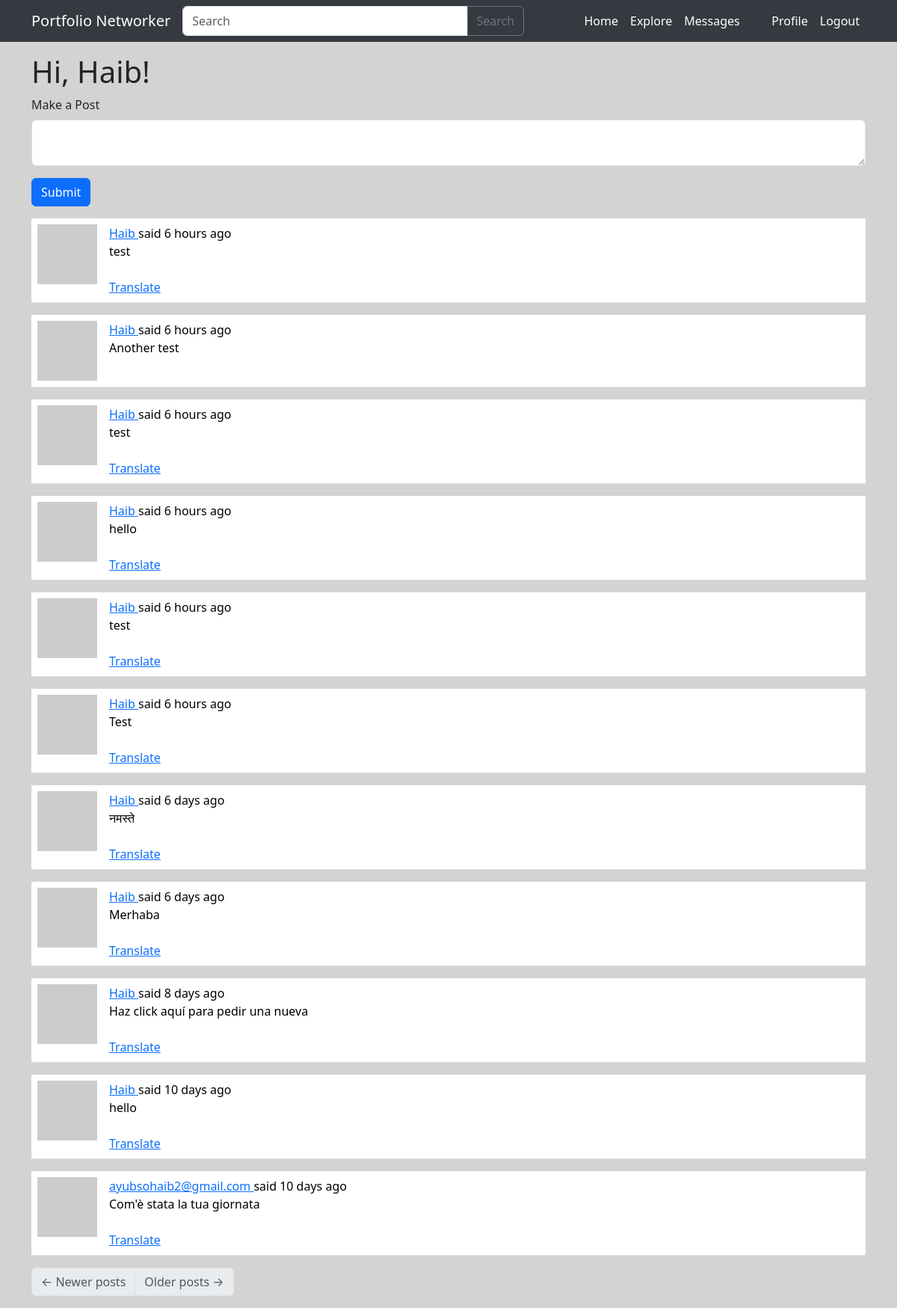
The page /index (signed in) on the database its author committed.
### app/models.py (models this page shows, shortened)
class PaginatedAPIMixin(object):
    @staticmethod
    def to_collection_dict(query, page, per_page, endpoint, **kwargs):
        resources = db.paginate(query, page=page, per_page=per_page,
                                error_out=False)
        data = {
            'items': [item.to_dict() for item in resources.items],
            '_meta': {
                'page': page,
                'per_page': per_page,
                'total_pages': resources.pages,
                'total_items': resources.total
            },
            '_links': {
                'self': url_for(endpoint, page=page, per_page=per_page,
                                **kwargs),
                'next': url_for(endpoint, page=page + 1, per_page=per_page,
                                **kwargs) if resources.has_next else None,
                'prev': url_for(endpoint, page=page - 1, per_page=per_page,
                                **kwargs) if resources.has_prev else None
            }
        }
        return data

class User(PaginatedAPIMixin, UserMixin, db.Model):
    id: so.Mapped[int] = so.mapped_column(primary_key=True)
    username: so.Mapped[str] = so.mapped_column(sa.String(64), index=True,
                                                unique=True)
    email: so.Mapped[str] = so.mapped_column(sa.String(120), index=True,
                                             unique=True)
    password_hash: so.Mapped[Optional[str]] = so.mapped_column(sa.String(256))
    about_me: so.Mapped[Optional[str]] = so.mapped_column(sa.String(140))
    last_seen: so.Mapped[Optional[datetime]] = so.mapped_column(
        default=lambda: datetime.now(timezone.utc))
    last_message_read_time: so.Mapped[Optional[datetime]]
    token: so.Mapped[Optional[str]] = so.mapped_column(
        sa.String(32), index=True, unique=True)
    token_expiration: so.Mapped[Optional[datetime]]
    posts: so.WriteOnlyMapped['Post'] = so.relationship(
        back_populates='author')
    following: so.WriteOnlyMapped['User'] = so.relationship(
        secondary=followers, primaryjoin=(followers.c.follower_id == id),
        secondaryjoin=(followers.c.followed_id == id),
        back_populates='followers')
    followers: so.WriteOnlyMapped['User'] = so.relationship(
        secondary=followers, primaryjoin=(followers.c.followed_id == id),
        secondaryjoin=(followers.c.follower_id == id),
        back_populates='following')
    messages_sent: so.WriteOnlyMapped['Message'] = so.relationship(
        foreign_keys='Message.sender_id', back_populates='author')
    messages_received: so.WriteOnlyMapped['Message'] = so.relationship(
        foreign_keys='Message.recipient_id', back_populates='recipient')
    notifications: so.WriteOnlyMapped['Notification'] = so.relationship(
        back_populates='user')
    tasks: so.WriteOnlyMapped['Task'] = so.relationship(back_populates='user')
    def avatar(self, size):
        digest = md5(self.email.lower().encode('utf-8')).hexdigest()
        return f'https://www.gravatar.com/avatar/{digest}?d=identicon&s={size}'
    def following_posts(self):
        Author = so.aliased(User)
        Follower = so.aliased(User)
        return (
            sa.select(Post)
            .join(Post.author.of_type(Author))
            .join(Author.followers.of_type(Follower), isouter=True)
            .where(sa.or_(
                Follower.id == self.id,
                Author.id == self.id,
            ))
            .group_by(Post)
            .order_by(Post.timestamp.desc())
        )
    def unread_message_count(self):
        last_read_time = self.last_message_read_time or datetime(1900, 1, 1)
        query = sa.select(Message).where(Message.recipient == self,
                                         Message.timestamp > last_read_time)
        return db.session.scalar(sa.select(sa.func.count()).select_from(
            query.subquery()))
    def get_tasks_in_progress(self):
        query = self.tasks.select().where(Task.complete == False)
        return db.session.scalars(query)

class SearchableMixin(object):
    @classmethod
    def before_commit(cls, session):
        session._changes = {
            'add': list(session.new),
            'update': list(session.dirty),
            'delete': list(session.deleted)
        }
    @classmethod
    def after_commit(cls, session):
        for obj in session._changes['add']:
            if isinstance(obj, SearchableMixin):
                add_to_index(obj.__tablename__, obj)
        for obj in session._changes['update']:
            if isinstance(obj, SearchableMixin):
                add_to_index(obj.__tablename__, obj)
        for obj in session._changes['delete']:
            if isinstance(obj, SearchableMixin):
                remove_from_index(obj.__tablename__, obj)
        session._changes = None

class Post(SearchableMixin, db.Model):
    __searchable__ = ['body']
    id: so.Mapped[int] = so.mapped_column(primary_key=True)
    body: so.Mapped[str] = so.mapped_column(sa.String(140))
    timestamp: so.Mapped[datetime] = so.mapped_column(
        index=True, default=lambda: datetime.now(timezone.utc))
    user_id: so.Mapped[int] = so.mapped_column(sa.ForeignKey(User.id),
                                               index=True)
    language: so.Mapped[Optional[str]] = so.mapped_column(sa.String(5))
    author: so.Mapped[User] = so.relationship(back_populates='posts')

### app/main/routes.py (the view, shortened to what this page needs)
@bp.route('/', methods=['GET', 'POST'])
@bp.route('/index', methods=['GET', 'POST'])
@login_required
def index():
    form = PostForm()
    page = request.args.get('page', 1, type=int)
    posts = db.paginate(current_user.following_posts(), page=page,
                        per_page=current_app.config['POSTS_PER_PAGE'],
                        error_out=False)
    next_url = url_for('main.index', page=posts.next_num) \
        if posts.has_next else None
    prev_url = url_for('main.index', page=posts.prev_num) \
        if posts.has_prev else None
    return render_template('index.html', title=_('Home'), form=form,
                           posts=posts.items, next_url=next_url,
                           prev_url=prev_url)

### app/main/forms.py
class SearchForm(FlaskForm):
    q = StringField(_l('Search'), validators=[DataRequired()])
    def __init__(self, *args, **kwargs):
        if 'formdata' not in kwargs:
            kwargs['formdata'] = request.args
        if 'meta' not in kwargs:
            kwargs['meta'] = {'csrf': False}
        super(SearchForm, self).__init__(*args, **kwargs)

class PostForm(FlaskForm):
    post = TextAreaField(_l('Make a Post'), validators=[
        DataRequired(), Length(min=1, max=140)])
    submit = SubmitField(_l('Submit'))

### app/__init__.py (called while the page is built)
def get_locale():
    return request.accept_languages.best_match(current_app.config['LANGUAGES'])

### app/main/routes.py (called while the page is built)
@bp.before_app_request
def before_request():
    if current_user.is_authenticated:
        current_user.last_seen = datetime.now(timezone.utc)
        db.session.commit()
        g.search_form = SearchForm()
    g.locale = str(get_locale())

### app/models.py (called while the page is built)
@login.user_loader
def load_user(id):
    return db.session.get(User, int(id))

### app/templates/index.html
{% extends "base.html" %}
{% import "bootstrap_wtf.html" as wtf %}
{% block content %}
    <h1>{{ _('Hi, %(username)s!', username=current_user.username) }}</h1>
    {% if form %}
    {{ wtf.quick_form(form) }}
    {% endif %}
    {% for post in posts %}
        {% include '_post.html' %}
    {% endfor %}
    <nav aria-label="Post navigation">
        <ul class="pagination">
            <li class="page-item{% if not prev_url %} disabled{% endif %}">
                <a class="page-link" href="{{ prev_url }}">
                    <span aria-hidden="true">&larr;</span> {{ _('Newer posts') }}
                </a>
            </li>
            <li class="page-item{% if not next_url %} disabled{% endif %}">
                <a class="page-link" href="{{ next_url }}">
                    {{ _('Older posts') }} <span aria-hidden="true">&rarr;</span>
                </a>
            </li>
        </ul>
    </nav>
{% endblock %}

### app/templates/_post.html (shortened to what this page needs)
    <table class="table table-hover">
        <tr>
            <td width="70px">
                <a href="{{ url_for('main.user', username=post.author.username) }}">
                    <img src="{{ post.author.avatar(70) }}" />
                </a>
            </td>
            <td>
                {{ _('%(username)s said %(when)s',
                    username=user_link, when=moment(post.timestamp).fromNow()) }}
                <br>
                <span id="post{{ post.id }}">{{ post.body }}</span>
                {% if post.language and post.language != g.locale %}
                <br><br>
                <span id="translation{{ post.id }}">
                    <a href="javascript:translate(
                                'post{{ post.id }}',
                                'translation{{ post.id }}',
                                '{{ post.language }}',
                                '{{ g.locale }}');">{{ _('Translate') }}</a>
                </span>
                {% endif %}
            </td>
        </tr>
    </table>

### app/templates/base.html (style rules this page uses)
body { background-color: lightgrey; }

### rows shown on the page
Post: body "test"
Post: body "Another test"
Post: body "test"
Post: body "hello"
Post: body "test"
Post: body "Test"
Post: body "नमस्ते"
Post: body "Merhaba"
Post: body "Haz click aquí para pedir una nueva"
Post: body "hello"
Post: body "Com'è stata la tua giornata"

### other values the page prints
{{ field.label(class='form-label') }} "Make a Post"
